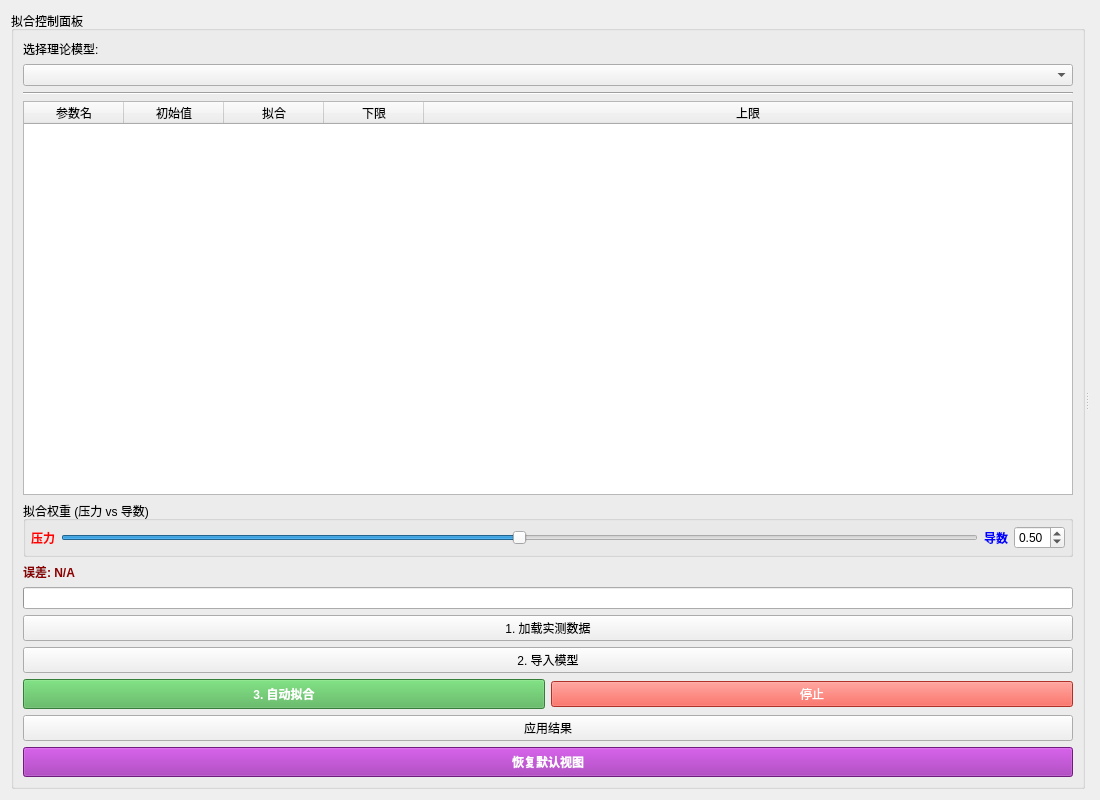
<?xml version="1.0" encoding="UTF-8"?>
<ui version="4.0">
 <class>FittingWidget</class>
 <widget class="QWidget" name="FittingWidget">
  <property name="geometry">
   <rect>
    <x>0</x>
    <y>0</y>
    <width>1100</width>
    <height>800</height>
   </rect>
  </property>
  <property name="windowTitle">
   <string>自动拟合分析</string>
  </property>
  <layout class="QHBoxLayout" name="horizontalLayout">
   <item>
    <widget class="QSplitter" name="splitter">
     <property name="orientation">
      <enum>Qt::Horizontal</enum>
     </property>
     <widget class="QGroupBox" name="groupBox_Control">
      <property name="title">
       <string>拟合控制面板</string>
      </property>
      <layout class="QVBoxLayout" name="verticalLayout">
       <item>
        <widget class="QLabel" name="label_Model">
         <property name="text">
          <string>选择理论模型:</string>
         </property>
        </widget>
       </item>
       <item>
        <widget class="QComboBox" name="comboModelSelect">
         <property name="toolTip">
          <string>选择要拟合的试井解释模型</string>
         </property>
        </widget>
       </item>
       <item>
        <widget class="Line" name="line">
         <property name="orientation">
          <enum>Qt::Horizontal</enum>
         </property>
        </widget>
       </item>
       <item>
        <widget class="QTableWidget" name="tableParams">
         <property name="columnCount">
          <number>5</number>
         </property>
         <attribute name="horizontalHeaderStretchLastSection">
          <bool>true</bool>
         </attribute>
         <column>
          <property name="text">
           <string>参数名</string>
          </property>
         </column>
         <column>
          <property name="text">
           <string>初始值</string>
          </property>
         </column>
         <column>
          <property name="text">
           <string>拟合</string>
          </property>
          <property name="toolTip">
           <string>勾选以参与自动拟合</string>
          </property>
         </column>
         <column>
          <property name="text">
           <string>下限</string>
          </property>
         </column>
         <column>
          <property name="text">
           <string>上限</string>
          </property>
         </column>
        </widget>
       </item>

       <item>
        <widget class="QGroupBox" name="grpWeight">
         <property name="title">
          <string>拟合权重 (压力 vs 导数)</string>
         </property>
         <layout class="QHBoxLayout" name="horizontalLayout_Weight">
          <property name="leftMargin">
           <number>5</number>
          </property>
          <property name="rightMargin">
           <number>5</number>
          </property>
          <property name="topMargin">
           <number>5</number>
          </property>
          <property name="bottomMargin">
           <number>5</number>
          </property>
          <item>
           <widget class="QLabel" name="label_WP">
            <property name="text">
             <string>压力</string>
            </property>
            <property name="styleSheet">
             <string notr="true">color: red; font-weight: bold;</string>
            </property>
           </widget>
          </item>
          <item>
           <widget class="QSlider" name="sliderWeight">
            <property name="orientation">
             <enum>Qt::Horizontal</enum>
            </property>
            <property name="maximum">
             <number>100</number>
            </property>
            <property name="value">
             <number>50</number>
            </property>
           </widget>
          </item>
          <item>
           <widget class="QLabel" name="label_WD">
            <property name="text">
             <string>导数</string>
            </property>
            <property name="styleSheet">
             <string notr="true">color: blue; font-weight: bold;</string>
            </property>
           </widget>
          </item>
          <item>
           <widget class="QDoubleSpinBox" name="spinWeight">
            <property name="maximum">
             <double>1.0</double>
            </property>
            <property name="singleStep">
             <double>0.05</double>
            </property>
            <property name="value">
             <double>0.5</double>
            </property>
            <property name="toolTip">
             <string>压力权重值 (0~1)，导数权重自动为 (1-值)</string>
            </property>
           </widget>
          </item>
         </layout>
        </widget>
       </item>
       <item>
        <layout class="QHBoxLayout" name="horizontalLayout_Status">
         <item>
          <widget class="QLabel" name="label_Error">
           <property name="text">
            <string>误差: N/A</string>
           </property>
           <property name="styleSheet">
            <string notr="true">font-weight: bold; color: darkred;</string>
           </property>
          </widget>
         </item>
        </layout>
       </item>
       <item>
        <widget class="QProgressBar" name="progressBar">
         <property name="value">
          <number>0</number>
         </property>
         <property name="textVisible">
          <bool>false</bool>
         </property>
        </widget>
       </item>
       <item>
        <layout class="QGridLayout" name="gridLayout_Btns">
         <item row="0" column="0" colspan="2">
          <widget class="QPushButton" name="btnLoadData">
           <property name="text">
            <string>1. 加载实测数据</string>
           </property>
          </widget>
         </item>
         <item row="1" column="0" colspan="2">
          <widget class="QPushButton" name="btnImportModel">
           <property name="text">
            <string>2. 导入模型</string>
           </property>
           <property name="toolTip">
            <string>使用表格中的参数生成并绘制理论曲线</string>
           </property>
          </widget>
         </item>
         <item row="2" column="0">
          <widget class="QPushButton" name="btnRunFit">
           <property name="styleSheet">
            <string notr="true">background-color: #4CAF50; color: white; font-weight: bold; padding: 5px;</string>
           </property>
           <property name="text">
            <string>3. 自动拟合</string>
           </property>
          </widget>
         </item>
         <item row="2" column="1">
          <widget class="QPushButton" name="btnStop">
           <property name="styleSheet">
            <string notr="true">background-color: #F44336; color: white;</string>
           </property>
           <property name="text">
            <string>停止</string>
           </property>
          </widget>
         </item>
         <item row="3" column="0" colspan="2">
          <widget class="QPushButton" name="btnApplyResult">
           <property name="text">
            <string>应用结果</string>
           </property>
          </widget>
         </item>
        </layout>
       </item>
       <item>
        <widget class="QPushButton" name="btnResetView">
         <property name="text">
          <string>恢复默认视图</string>
         </property>
         <property name="styleSheet">
          <string notr="true">background-color: #9C27B0; color: white; font-weight: bold; padding: 5px;</string>
         </property>
        </widget>
       </item>
      </layout>
     </widget>
     <widget class="QWidget" name="plotContainer" native="true">
      <layout class="QVBoxLayout" name="verticalLayout_Plot">
       <property name="leftMargin">
        <number>0</number>
       </property>
       <property name="topMargin">
        <number>0</number>
       </property>
       <property name="rightMargin">
        <number>0</number>
       </property>
       <property name="bottomMargin">
        <number>0</number>
       </property>
      </layout>
     </widget>
    </widget>
   </item>
  </layout>
 </widget>
 <resources/>
 <connections/>
</ui>
